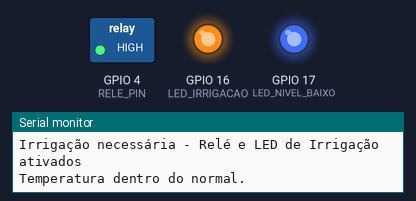
A sketch run on a simulated ESP32. Shown: switched loads named in the sketch (green lamp = pin HIGH), output pins drawn as LEDs (lit = HIGH), the last lines printed to the serial monitor.

Above: at 1.0 s.
At 3.0 s:
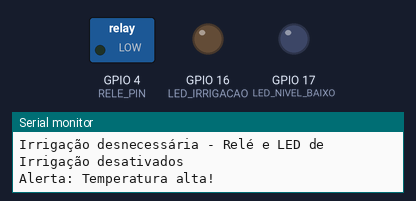
Timing chart, 0 to 5.2 s (numbered marks = the images above):
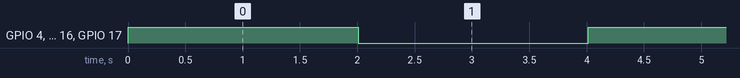

The sketch:

sketch.ino
```cpp
#include <DHT.h>      // Biblioteca para o sensor DHT22

// Definições para o DHT22
#define DHTPIN 15      // Pino do DHT22
#define DHTTYPE DHT22  // Tipo de sensor
DHT dht(DHTPIN, DHTTYPE);

// Definições para os LEDs
#define LED_IRRIGACAO 16     // LED que indica irrigação ativada - Laranja
#define LED_NIVEL_BAIXO 17   // LED para indicar nível baixo de água - Azul

// Definição para o Relé
#define RELE_PIN 4           // Pino de controle do relé (para ligar/desligar a bomba de água)

// Limites de umidade e temperatura para simulação
const float LIMITE_UMIDADE = 50.0;
const float LIMITE_TEMPERATURA = 30.0;

// Variável para simulação de alternância de umidade e temperatura
bool simularUmidadeAlta = false;
bool simularTemperaturaAlta = false;

void setup() {
  Serial.begin(115200);  // Inicializa o Monitor Serial
  dht.begin();           // Inicializa o sensor DHT22

  // Configura os pinos dos LEDs e do relé como saída
  pinMode(LED_IRRIGACAO, OUTPUT);
  pinMode(LED_NIVEL_BAIXO, OUTPUT);
  pinMode(RELE_PIN, OUTPUT);

  // Garante que os LEDs e o relé comecem apagados/desligados
  digitalWrite(LED_IRRIGACAO, LOW);
  digitalWrite(LED_NIVEL_BAIXO, LOW);
  digitalWrite(RELE_PIN, LOW);
}

void loop() {
  // Lê a temperatura e umidade do DHT22
  float temperatura = simularTemperaturaAlta ? 35.0 : 24.0; // Simulação alternada para demonstração
  float umidade = simularUmidadeAlta ? 60.0 : 40.0;         // Alterna entre umidade alta e baixa

  // Exibe os valores no Monitor Serial
  Serial.printf("Temperatura: %.2f °C, Umidade: %.2f %%\n", temperatura, umidade);

  // Lógica para ativar o relé e o LED de Irrigação com base na umidade
  if (umidade < LIMITE_UMIDADE) {
    Serial.println("Irrigação necessária - Relé e LED de Irrigação ativados");
    digitalWrite(RELE_PIN, HIGH);         // Liga o relé para ativar a bomba
    digitalWrite(LED_IRRIGACAO, HIGH);    // Liga o LED de irrigação
  } else {
    Serial.println("Irrigação desnecessária - Relé e LED de Irrigação desativados");
    digitalWrite(RELE_PIN, LOW);          // Desliga o relé para desligar a bomba
    digitalWrite(LED_IRRIGACAO, LOW);     // Desliga o LED de irrigação
  }

  // Controle do LED de nível baixo de água
  if (umidade < LIMITE_UMIDADE) {
    digitalWrite(LED_NIVEL_BAIXO, HIGH);  // Acende o LED azul em caso de umidade baixa
  } else {
    digitalWrite(LED_NIVEL_BAIXO, LOW);   // Apaga o LED azul caso contrário
  }

  // Alerta de temperatura alta
  if (temperatura > LIMITE_TEMPERATURA) {
    Serial.println("Alerta: Temperatura alta!");
  } else {
    Serial.println("Temperatura dentro do normal.");
  }

  // Alterna os valores de simulação
  simularUmidadeAlta = !simularUmidadeAlta;
  simularTemperaturaAlta = !simularTemperaturaAlta;

  delay(2000);  // Aguarda 2 segundos antes da próxima leitura
}
```

Measured:
- by itself, GPIO 4 (RELE_PIN), GPIO 16 (LED_IRRIGACAO), GPIO 17 (LED_NIVEL_BAIXO): alternates HIGH for 2.0 s and LOW for 2.0 s
